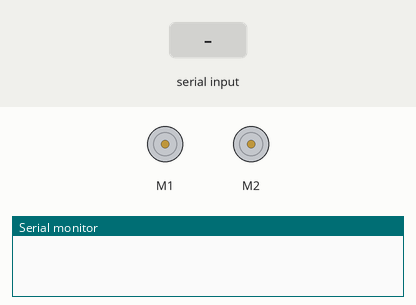
Bench run of a sketch on a simulated Arduino Uno, built with avr-gcc and run on an emulated ATmega328P. On the bench: 2 × DC motor (green arrow = forward, orange = backward, longer = faster), the last lines printed to the serial monitor. The inputs (shaded band) are chosen by the test bench.

Above: at 1.2 s.
1.3 s: "F" received over the second serial link
At 2.2 s:
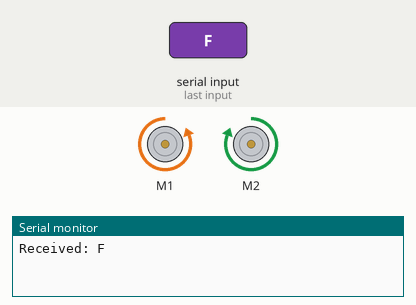
2.8 s: "B" received over the second serial link
At 3.3 s:
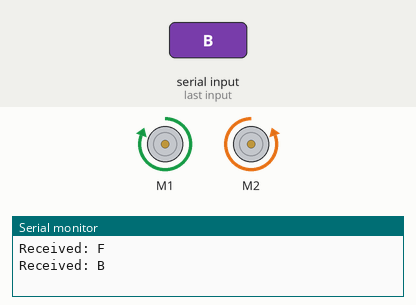
4.3 s: "L" received over the second serial link
At 5.5 s:
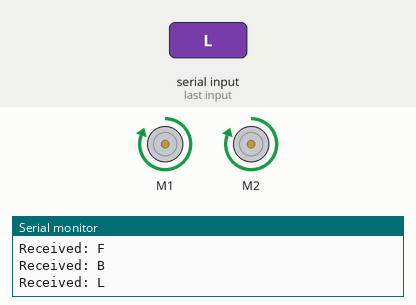
5.8 s: "R" received over the second serial link
At 6.8 s:
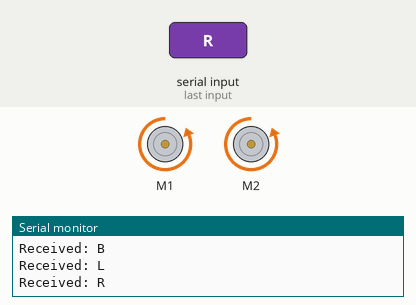
Timing chart, 0 to 8.3 s (numbered marks = the images above; inputs shaded):
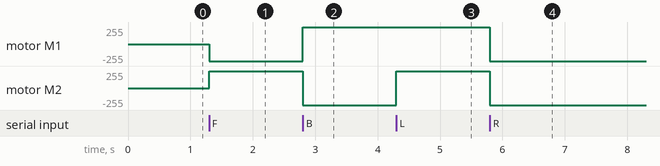

The sketch:

sketch_mar18a.ino
```cpp
#include <AFMotor.h>
#include <SoftwareSerial.h>

SoftwareSerial espSerial(2, 3); // RX, TX

AF_DCMotor motor1(1);
AF_DCMotor motor2(2);

void setup() {
  Serial.begin(9600);       // 🔥 ADD THIS
  espSerial.begin(9600);

  motor1.setSpeed(255);
  motor2.setSpeed(255);
}
void forward() {
  motor1.run(BACKWARD);
  motor2.run(FORWARD);  // 🔥 reversed
}

void backward() {
  motor1.run(FORWARD);
  motor2.run(BACKWARD);   // 🔥 reversed
}

void left() {
  motor1.run(FORWARD);
  motor2.run(FORWARD);
}

void right() {
  motor1.run(BACKWARD);
  motor2.run(BACKWARD);
}
void stopRobot() {
  Serial.println("STOP");
  motor1.run(RELEASE);
  motor2.run(RELEASE);
}

void loop() {
  if (espSerial.available()) {
    char cmd = espSerial.read();

    Serial.print("Received: ");  // 🔥 DEBUG
    Serial.println(cmd);

    switch(cmd) {
      case 'F': forward(); break;
      case 'B': backward(); break;
      case 'L': left(); break;
      case 'R': right(); break;
      case 'S': stopRobot(); break;
    }
  }
}
```

Measured:
- after the input at 1.3 s, motor M1: stopped → backward 255/255 at once; motor M2: stopped → forward 255/255 at once
- after the input at 2.8 s, motor M1: backward 255/255 → forward 255/255 at once; motor M2: forward 255/255 → backward 255/255 at once
- after the input at 4.3 s, motor M2: backward 255/255 → forward 255/255 at once
- after the input at 5.8 s, motor M1, motor M2: forward 255/255 → backward 255/255 at once
